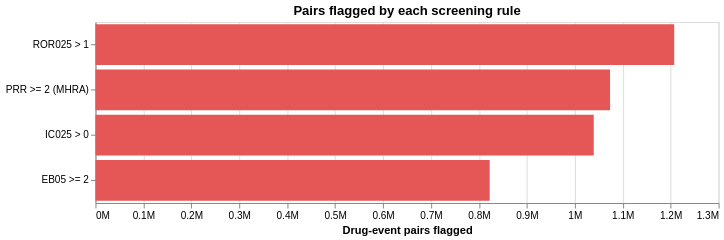

Describe this chart as a Vega-Lite specification.
### Vega-Lite specification from a JSON file in a GitHub repository (floating-point values rounded to 4 significant figures)
{"config": {"view": {"continuousWidth": 300, "continuousHeight": 300}}, "data": {"name": "data-2cb1c7300d0a66684805dea75a8db87e"}, "mark": {"type": "bar", "color": "#E45756"}, "encoding": {"tooltip": [{"field": "pairs", "format": ",", "type": "quantitative"}], "x": {"axis": {"format": "~s"}, "field": "pairs", "title": "Drug-event pairs flagged", "type": "quantitative"}, "y": {"field": "measure", "sort": "-x", "title": null, "type": "nominal"}}, "height": 180, "title": "Pairs flagged by each screening rule", "width": 620, "$schema": "https://vega.github.io/schema/vega-lite/v6.1.0.json", "datasets": {"data-2cb1c7300d0a66684805dea75a8db87e": [{"measure": "ROR025 > 1", "pairs": 1207456}, {"measure": "PRR >= 2 (MHRA)", "pairs": 1073627}, {"measure": "IC025 > 0", "pairs": 1039569}, {"measure": "EB05 >= 2", "pairs": 822472}]}}
